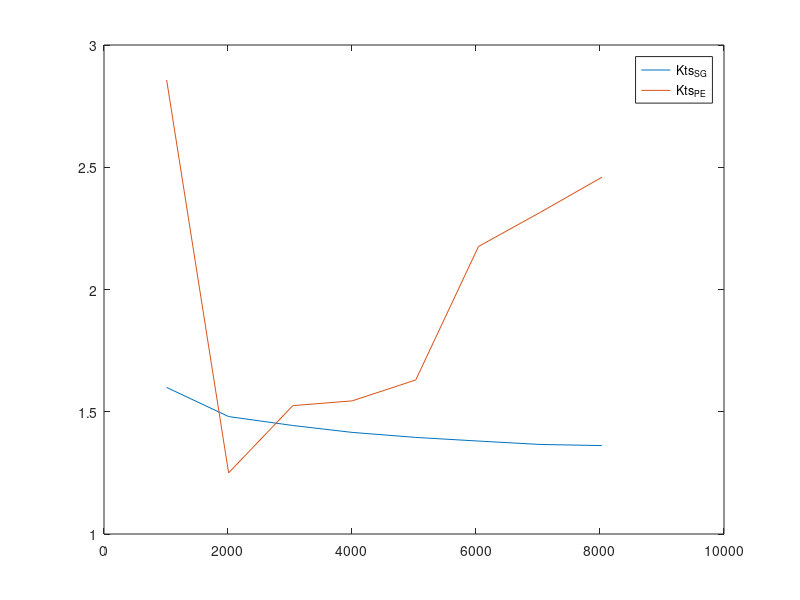

MATLAB code for this plot:
%% Stress Concentration Factor From Strain Gauge

clc
format long
% defenitions
W = 48*10^(-3); % [m]
d = 14*10^(-3); % [m]
SG1_mV = [-0.027978 0.006413 0.039170 0.075632 0.106261 0.140919 0.174940 0.208985 0.242408];
SG3_mV = [-0.031861 -0.016631 0.000269 0.018971 0.035308 0.053895 0.072284 0.090990 0.108793];
loads = [-0.412460 1010.118585 2009.896962 3045.352885 4001.054587 5028.132844 6040.004406 7031.531806 8029.624247];

%soultion
SG1_V = (SG1_mV - SG1_mV(1))*10^(-3);
SG3_V = (SG3_mV - SG3_mV(1))*10^(-3);

SG1_V = SG1_V(2:end);
SG3_V = SG3_V(2:end);

Kts_SG = [];

for i=1:length(SG1_V)
    Kts_SG(i) = (1-d/W)*(SG1_V(i)/SG3_V(i));
end

Kt_avg_SG = sum(Kts_SG)/length(Kts_SG)

plot(loads(2:end), Kts_SG)
hold all

%% Stress Concentration Factor From Photoelasticity

Kts_PE = [];
Fringe_order_N_max = [0.45 0.8 1 1.22 1.39 1.63 2.35 2.5 3];
Fringe_order_N_inf = [0.28 0.28 0.8 0.8 0.9 1 1.08 1.08 1.22];
Kts_PE = Fringe_order_N_max./Fringe_order_N_inf;
Kt_avg_PE = sum(Kts_PE)/length(Kts_PE)

plot(loads(2:end), Kts_PE(2:end))
legend('Kts_S_G','Kts_P_E')

%% Analytical Solution

Kt_Analytical = 3.0039-3.753*(d/W)+7.9735*(d/W)^2-9.2659*(d/W)^3+1.8145*(d/W)^4+2.9684*(d/W)^5
